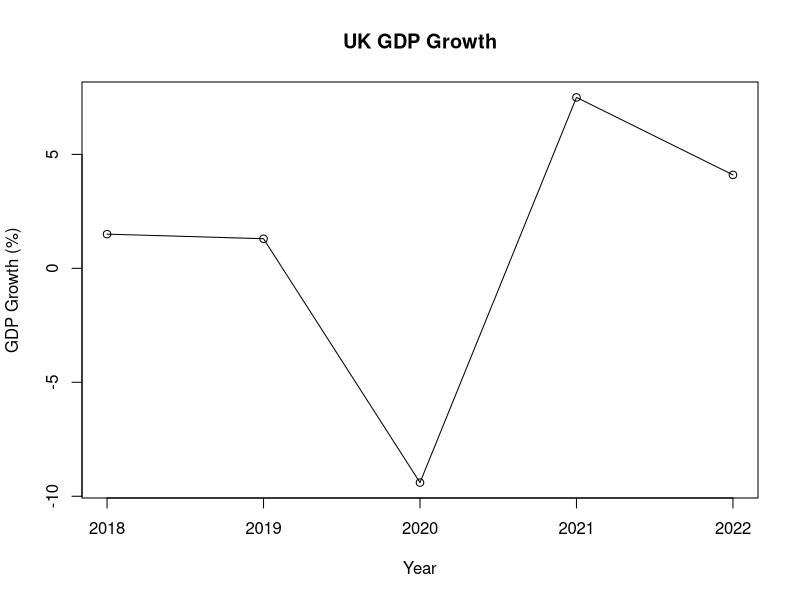
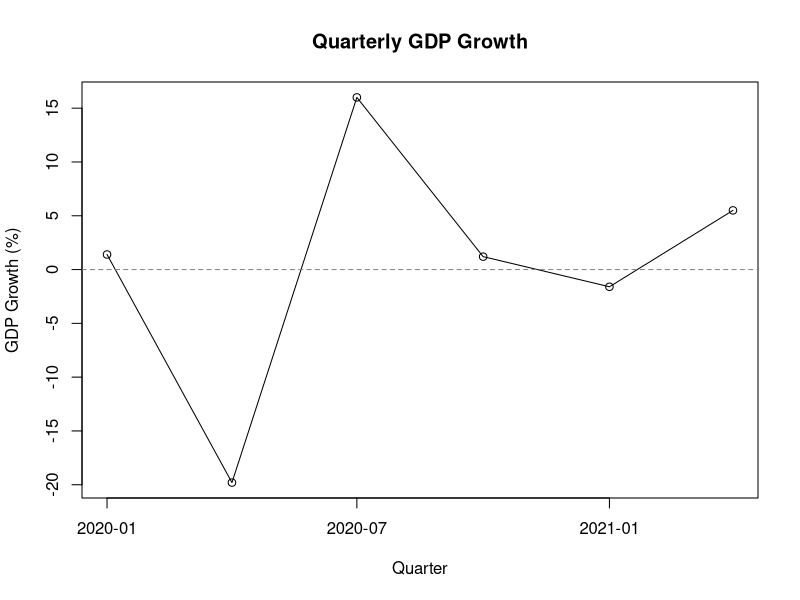

Recreate these plots in R, in order.
## ---------------------- Classes and Dates in R ----------------------------- ##


# Every object in R has a class. The class tells R what kind of object it is
# and determines what you can do with it. Functions might only work, or work
# differently on different classes of objects. Class is a "fancy" word for type.


## ---------------------- Basic classes -------------------------------------- ##


# Numeric: ordinary numbers

gdp <- 45000
class(gdp)


# Character: text (always in quotes)

country <- "United Kingdom"
class(country)


# Logical: TRUE or FALSE

is_developed <- TRUE
class(is_developed)



# Vectors inherit the class of their elements.

gdp_vec <- c(45000, 38000, 27000, 52000)
class(gdp_vec)

country_vec <- c("UK", "France", "Spain", "Norway")
class(country_vec)


## ---------------------- class() and is.*() --------------------------------- ##


# Use class() to inspect any object.

x <- 3.14
class(x)

y <- "inflation"
class(y)


# You can also test for a specific class.

is.numeric(x)
is.character(x)

is.numeric(y)
is.character(y)


## ---------------------- Functions behave differently by class -------------- ##


# The same function can give a different result depending on the class of its
# input. This is one of the most important things to understand about R.


# summary() on a numeric vector gives statistics.

gdp_vec <- c(45000, 38000, 27000, 52000, 31000)
summary(gdp_vec)


# summary() on a character vector counts values instead.

regions <- c("North", "South", "North", "East", "South")
summary(regions)


# summary() on a logical vector counts TRUE and FALSE.

above_average <- c(TRUE, FALSE, TRUE, TRUE, FALSE)
summary(above_average)


# plot() also adapts to the class of the data.

years <- c(2018, 2019, 2020, 2021, 2022)
growth <- c(1.5, 1.3, -9.4, 7.5, 4.1)

plot(years, growth,
     type = "o",
     xlab = "Year",
     ylab = "GDP Growth (%)",
     main = "UK GDP Growth")


## ---------------------- What happens when classes mix ---------------------- ##


# R will warn you or give unexpected results if you mix classes carelessly.

x <- c(1, 2, 3)
y <- c("a", "b", "c")

# Combining a numeric and a character vector: R converts everything to character.
z <- c(x, y)
z
class(z)

# You can no longer do arithmetic on z.
# mean(z)    # this would produce an error


# Use as.*() functions to convert between classes.

prices <- c("10.5", "12.0", "9.8")   # stored as text
class(prices)
mean(prices)


prices_num <- as.numeric(prices)
class(prices_num)

mean(prices_num)



## ---------------------- Data frames have multiple classes ------------------ ##


# A data frame is a table where each column can have a different class.

df <- data.frame(country    = c("Norway", "Germany", "Spain", "France", "Greece"),
                 gdp_pc     = c(82000, 51000, 30000, 44000, 20000),
                 in_euro    = c(FALSE, TRUE, TRUE, TRUE, TRUE))

# class() of the data frame itself.
class(df)

# class() of individual columns.
class(df$country)
class(df$gdp_pc)
class(df$in_euro)

# str() (for structure) gives a compact overview of all columns and their classes at once.
str(df)



## ---------------------- Introduction to dates ------------------------------ ##


# R has a dedicated class for dates: "Date".
# Dates are stored as the number of days since 1 January 1970.
# The class handles all the calendar arithmetic for you.


# Create a date from a string with as.Date().

start_date <- as.Date("2020-01-01")
class(start_date)
start_date


# The default format is YYYY-MM-DD (year-month-day).
# If your data uses a different format, tell R explicitly.

crisis_date <- as.Date("01/09/2008", format = "%d/%m/%Y")
crisis_date


# Useful format codes:
#   %Y  four-digit year   (2008)
#   %y  two-digit year    (08)
#   %m  month number      (09)
#   %d  day               (01)
#   %B  full month name   (September)


## ---------------------- Extracting parts of a date ------------------------ ##


# format() pulls out components as character strings.

format(crisis_date, "%Y")    # year
format(crisis_date, "%m")    # month
format(crisis_date, "%d")    # day
format(crisis_date, "%B %Y") # "September 2008"


## ---------------------- Arithmetic with dates ------------------------------ ##


# Because dates are numbers underneath, you can do arithmetic on them.

today      <- as.Date("2024-06-01")
last_year  <- as.Date("2023-06-01")

# How many days between the two dates?
today - last_year

# Add or subtract days.
today + 30
today - 90


# Useful functions for extracting calendar information.

# Which weekday?
weekdays(today)

# Which month?
months(today)


## ---------------------- A data frame with dates ---------------------------- ##


# Economic data often comes with a date column.

macro_data <- data.frame(date = as.Date(c("2020-01-01", "2020-04-01",
                                "2020-07-01", "2020-10-01",
                                "2021-01-01", "2021-04-01")),
                         gdp_growth = c(1.4, -19.8, 16.0, 1.2, -1.6, 5.5))

str(macro_data)

# class() confirms the date column really is a Date.
class(macro_data$date)

# Subsetting by date works just like subsetting by number.
macro_data[macro_data$date >= as.Date("2021-01-01"), ]

# Plotting with a Date column on the x-axis: R labels the axis automatically.
plot(macro_data$date, macro_data$gdp_growth,
     type = "o",
     xlab = "Quarter",
     ylab = "GDP Growth (%)",
     main = "Quarterly GDP Growth")

abline(h = 0, lty = 2, col = "grey50")
